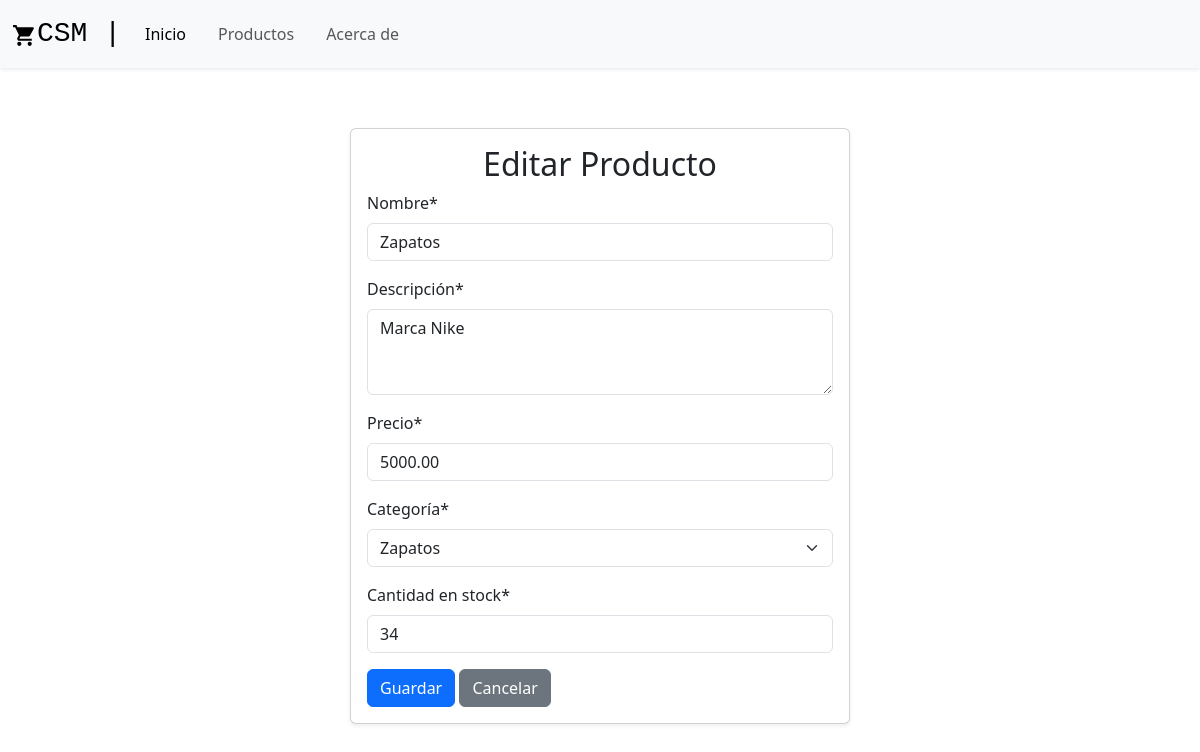
Page /productos/77/editar on the committed database.
### supermercado_app/models.py (models this page shows, shortened)
class Producto(models.Model):
    CATEGORIA_CHOICES = (
    ('alimentos', 'Alimentos'),
    ('snacks', 'Snacks'),
    ('bebidas', 'bebidas'),
    ('ropa', 'Ropa'),
    ('zapatos', 'Zapatos'),
    ('maquillaje', 'Maquillaje'),
    ('deportes', 'Deportes'),
    ('electrodomesticos', 'Electrodomésticos'),
    ('limpieza', 'Limpieza'),
    ('higiene_personal', 'Higiene Personal'),
    ('cuidado_hogar', 'Cuidado del Hogar'),
    ('tecnolgia', 'Tecnología')
    )
    id_producto = models.AutoField(primary_key = True)
    nombre = models.CharField(max_length=100, verbose_name='Nombre')
    descripcion = models.TextField(verbose_name='Descripcion')
    precio = models.DecimalField(max_digits=10, decimal_places=2, verbose_name='Precio')
    categoria = models.CharField(max_length=20, choices=CATEGORIA_CHOICES, verbose_name='Categoría')
    stock = models.IntegerField(verbose_name='Cantidad en stock')

### supermercado_app/views.py (the view)
# urls.py: path('productos/<int:id>/editar', views.editar_producto, name='editar_producto'),
def editar_producto(request, id):
    producto = get_object_or_404(Producto, pk=id)
    template = 'producto_form.html'
    if request.method == 'POST':
        producto_form = ProductoForm(request.POST, instance=producto)
        if producto_form.is_valid():
            producto_form.save()
            messages.success(request, 'Producto actualizado exitosamente.')
            return redirect('listado')
        else:
            messages.error(request, 'Ha ocurrido un error. Por favor, verifica los datos ingresados.')
            return render(request, template, {'form': producto_form})
    else:
        producto_form = ProductoForm(instance=producto)
        return render(request, template, {'form': producto_form})

### supermercado_app/form.py
class ProductoForm(forms.ModelForm):
    def __init__(self, *args, **kwargs):
        super(ProductoForm, self).__init__(*args, **kwargs)
        self.helper = FormHelper()
        self.helper.form_method = 'post'
        self.helper.add_input(Submit('submit', 'Guardar'))
        self.helper.form_class = 'form-control'  # Agregar la clase 'form-control' de Bootstrap al formulario
        self.helper.layout = Layout(
            'nombre',
            'descripcion',  # 'descripcion' es el nombre del campo en tu modelo
            'precio',
            'categoria',
            'stock',
        )
        self.fields['descripcion'].widget.attrs.update({'class': 'form-control my-textarea', 'rows': 3})
    class Meta:
        model = Producto
        fields = ('nombre','descripcion', 'precio', 'categoria', 'stock' )
        labels = {
            'nombre': 'Nombre',
            'descripcion': 'Descripción',
            'precio': 'Precio',
            'categoria': 'Categoría',
            'stock': 'Cantidad en stock'
        }

### supermercado_app/templates/producto_form.html (shortened to what this page needs)
{% extends 'base.html' %}
{% load static %}
{% load crispy_forms_tags %}
{% block main %}
<head>
  <link rel="stylesheet" href="{% static 'css/styles.css' %}">
</head>
<div
  class="card-container d-flex justify-content-center align-items-center flex-column ">
  <div class="card-form card shadow-sm">
    <div class="card-body ">
      <h2 class=" card-title text-center">
        {% if form.instance.pk %}Editar{% else %}Agregar{% endif %} Producto
      </h2>
      <form method="POST">
        {% csrf_token %} {{ form|crispy }}
        <button type="submit" class="btn btn-primary">Guardar</button>
        <a class="btn btn-secondary btn-block" href="{% url 'listado' %}">Cancelar</a>
      </form>
    </div>
  </div>
</div>
{% endblock main %}

### supermercado_app/static/css/styles.css (style rules this page uses)
.card-form { width: 500px; margin-top: 60px; margin-bottom: 60px; }

### rows in the picture
Producto: nombre "Zapatos", descripcion "Marca Nike", precio "5000.00", categoria "Zapatos", stock "34"
